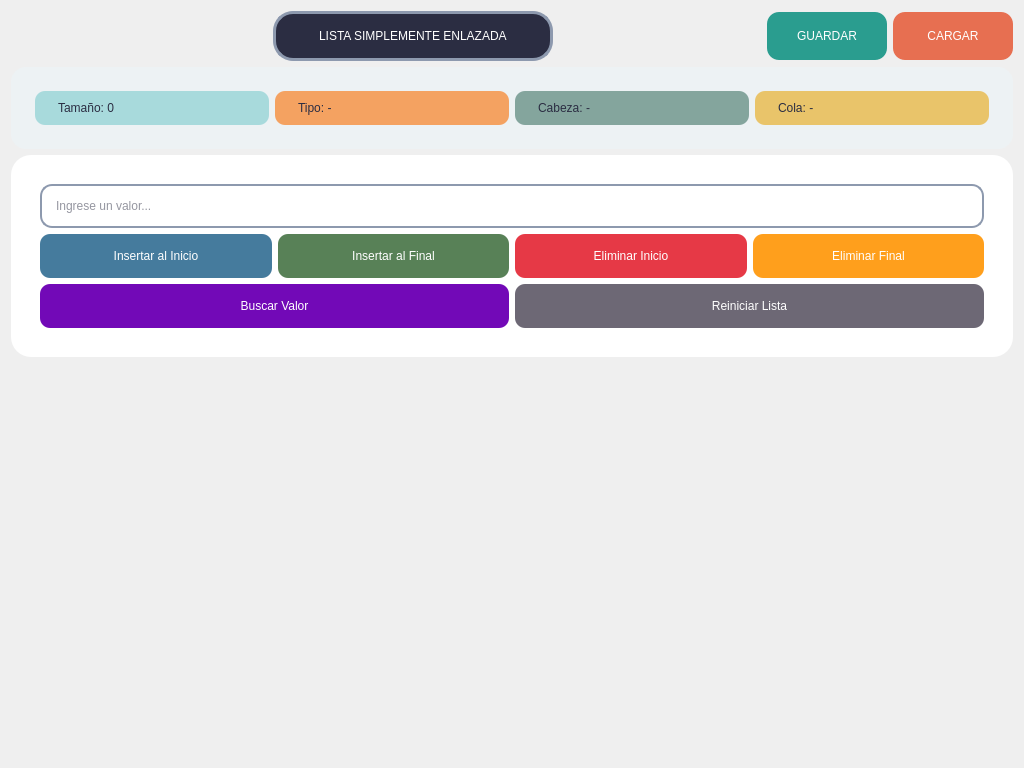
<?xml version="1.0" encoding="UTF-8"?>
<ui version="4.0">
 <class>ListaSimpleView</class>
 <widget class="QWidget" name="ListaSimpleView">
  <property name="geometry">
   <rect>
    <x>0</x>
    <y>0</y>
    <width>1024</width>
    <height>768</height>
   </rect>
  </property>
  <property name="windowTitle">
   <string>Lista Simplemente Enlazada</string>
  </property>
  <property name="styleSheet">
   <string notr="true"/>
  </property>
  <layout class="QVBoxLayout" name="mainLayout">
   <item>
    <layout class="QHBoxLayout" name="contenedor">
     <item>
      <widget class="QPushButton" name="btn_regresar">
       <property name="minimumSize">
        <size>
         <width>48</width>
         <height>48</height>
        </size>
       </property>
       <property name="styleSheet">
        <string notr="true">QPushButton {
    border: none;
    background-image: url(:/resources/back_arrow.png);
    background-repeat: no-repeat;
    background-position: center;
    border-radius: 24px;
}
QPushButton:hover {
    background-color: #e9ecef;
}
QPushButton:pressed {
    background-color: #dee2e6;
}</string>
       </property>
       <property name="text">
        <string/>
       </property>
      </widget>
     </item>
     <item>
      <spacer name="horizontalSpacer">
       <property name="orientation">
        <enum>Qt::Orientation::Horizontal</enum>
       </property>
       <property name="sizeHint" stdset="0">
        <size>
         <width>40</width>
         <height>20</height>
        </size>
       </property>
      </spacer>
     </item>
     <item>
      <widget class="QLabel" name="label_title">
       <property name="styleSheet">
        <string notr="true">font: 700 28pt &quot;Segoe UI&quot;;
color: #ffffff;
background-color: #2b2d42;
padding: 15px 40px;
border-radius: 20px;
border: 3px solid #8d99ae;</string>
       </property>
       <property name="text">
        <string>LISTA SIMPLEMENTE ENLAZADA</string>
       </property>
      </widget>
     </item>
     <item>
      <spacer name="horizontalSpacer_2">
       <property name="orientation">
        <enum>Qt::Orientation::Horizontal</enum>
       </property>
       <property name="sizeHint" stdset="0">
        <size>
         <width>40</width>
         <height>20</height>
        </size>
       </property>
      </spacer>
     </item>
     <item>
      <widget class="QPushButton" name="btn_guardar">
       <property name="minimumSize">
        <size>
         <width>120</width>
         <height>48</height>
        </size>
       </property>
       <property name="styleSheet">
        <string notr="true">QPushButton {
    background-color: #2a9d8f;
    color: white;
    border: none;
    border-radius: 12px;
    font: 700 12pt &quot;Segoe UI&quot;;
    padding: 12px;
}
QPushButton:hover {
    background-color: #21867a;
    padding: 10px;
}
QPushButton:pressed {
    background-color: #1a6b5f;
}</string>
       </property>
       <property name="text">
        <string>GUARDAR</string>
       </property>
      </widget>
     </item>
     <item>
      <widget class="QPushButton" name="btn_cargar">
       <property name="minimumSize">
        <size>
         <width>120</width>
         <height>48</height>
        </size>
       </property>
       <property name="styleSheet">
        <string notr="true">QPushButton {
    background-color: #e76f51;
    color: white;
    border: none;
    border-radius: 12px;
    font: 700 12pt &quot;Segoe UI&quot;;
    padding: 12px;
}
QPushButton:hover {
    background-color: #d1583a;
    padding: 10px;
}
QPushButton:pressed {
    background-color: #b2492f;
}</string>
       </property>
       <property name="text">
        <string>CARGAR</string>
       </property>
      </widget>
     </item>
    </layout>
   </item>
   <item>
    <widget class="QFrame" name="infoFrame">
     <property name="styleSheet">
      <string notr="true">background-color: #edf2f4;
border-radius: 15px;
padding: 15px;</string>
     </property>
     <layout class="QHBoxLayout" name="infoLayout">
      <item>
       <widget class="QLabel" name="lbl_tamaño">
        <property name="styleSheet">
         <string notr="true">font: 700 14pt &quot;Segoe UI&quot;;
color: #2b2d42;
background-color: #a8dadc;
padding: 10px 20px;
border-radius: 10px;</string>
        </property>
        <property name="text">
         <string>Tamaño: 0</string>
        </property>
       </widget>
      </item>
      <item>
       <widget class="QLabel" name="lbl_tipo">
        <property name="styleSheet">
         <string notr="true">font: 700 14pt &quot;Segoe UI&quot;;
color: #2b2d42;
background-color: #f4a261;
padding: 10px 20px;
border-radius: 10px;</string>
        </property>
        <property name="text">
         <string>Tipo: -</string>
        </property>
       </widget>
      </item>
      <item>
       <widget class="QLabel" name="lbl_cabeza">
        <property name="styleSheet">
         <string notr="true">font: 700 14pt &quot;Segoe UI&quot;;
color: #2b2d42;
background-color: #84a59d;
padding: 10px 20px;
border-radius: 10px;</string>
        </property>
        <property name="text">
         <string>Cabeza: -</string>
        </property>
       </widget>
      </item>
      <item>
       <widget class="QLabel" name="lbl_cola">
        <property name="styleSheet">
         <string notr="true">font: 700 14pt &quot;Segoe UI&quot;;
color: #2b2d42;
background-color: #e9c46a;
padding: 10px 20px;
border-radius: 10px;</string>
        </property>
        <property name="text">
         <string>Cola: -</string>
        </property>
       </widget>
      </item>
     </layout>
    </widget>
   </item>
   <item>
    <widget class="QFrame" name="controlFrame">
     <property name="styleSheet">
      <string notr="true">background-color: #ffffff;
border-radius: 20px;
padding: 20px;</string>
     </property>
     <layout class="QVBoxLayout" name="controlLayout">
      <item>
       <widget class="QLineEdit" name="input_valor">
        <property name="styleSheet">
         <string notr="true">font: 16pt &quot;Segoe UI&quot;;
border: 2px solid #8d99ae;
border-radius: 12px;
padding: 12px;
color: #2b2d42;</string>
        </property>
        <property name="placeholderText">
         <string>Ingrese un valor...</string>
        </property>
       </widget>
      </item>
      <item>
       <layout class="QHBoxLayout" name="buttonLayout">
        <item>
         <widget class="QPushButton" name="btn_insertar_inicio">
          <property name="styleSheet">
           <string notr="true">QPushButton {
    background-color: #457b9d;
    color: white;
    border: none;
    border-radius: 10px;
    padding: 15px;
    font: 700 14pt &quot;Segoe UI&quot;;
}
QPushButton:hover {
    background-color: #3a6a8a;
    padding: 13px;
}
QPushButton:pressed {
    background-color: #2f556e;
}</string>
          </property>
          <property name="text">
           <string>Insertar al Inicio</string>
          </property>
         </widget>
        </item>
        <item>
         <widget class="QPushButton" name="btn_insertar_final">
          <property name="styleSheet">
           <string notr="true">QPushButton {
    background-color: #588157;
    color: white;
    border: none;
    border-radius: 10px;
    padding: 15px;
    font: 700 14pt &quot;Segoe UI&quot;;
}
QPushButton:hover {
    background-color: #476646;
    padding: 13px;
}
QPushButton:pressed {
    background-color: #364d35;
}</string>
          </property>
          <property name="text">
           <string>Insertar al Final</string>
          </property>
         </widget>
        </item>
        <item>
         <widget class="QPushButton" name="btn_eliminar_inicio">
          <property name="styleSheet">
           <string notr="true">QPushButton {
    background-color: #e63946;
    color: white;
    border: none;
    border-radius: 10px;
    padding: 15px;
    font: 700 14pt &quot;Segoe UI&quot;;
}
QPushButton:hover {
    background-color: #c5303a;
    padding: 13px;
}
QPushButton:pressed {
    background-color: #a3262f;
}</string>
          </property>
          <property name="text">
           <string>Eliminar Inicio</string>
          </property>
         </widget>
        </item>
        <item>
         <widget class="QPushButton" name="btn_eliminar_final">
          <property name="styleSheet">
           <string notr="true">QPushButton {
    background-color: #ff9f1c;
    color: white;
    border: none;
    border-radius: 10px;
    padding: 15px;
    font: 700 14pt &quot;Segoe UI&quot;;
}
QPushButton:hover {
    background-color: #e08d17;
    padding: 13px;
}
QPushButton:pressed {
    background-color: #c27a13;
}</string>
          </property>
          <property name="text">
           <string>Eliminar Final</string>
          </property>
         </widget>
        </item>
       </layout>
      </item>
      <item>
       <layout class="QHBoxLayout" name="actionLayout">
        <item>
         <widget class="QPushButton" name="btn_buscar">
          <property name="styleSheet">
           <string notr="true">QPushButton {
    background-color: #7209b7;
    color: white;
    border: none;
    border-radius: 10px;
    padding: 15px;
    font: 700 14pt &quot;Segoe UI&quot;;
}
QPushButton:hover {
    background-color: #5e079c;
    padding: 13px;
}
QPushButton:pressed {
    background-color: #4a067f;
}</string>
          </property>
          <property name="text">
           <string>Buscar Valor</string>
          </property>
         </widget>
        </item>
        <item>
         <widget class="QPushButton" name="btn_reiniciar">
          <property name="styleSheet">
           <string notr="true">QPushButton {
    background-color: #6d6875;
    color: white;
    border: none;
    border-radius: 10px;
    padding: 15px;
    font: 700 14pt &quot;Segoe UI&quot;;
}
QPushButton:hover {
    background-color: #5a5660;
    padding: 13px;
}
QPushButton:pressed {
    background-color: #47444b;
}</string>
          </property>
          <property name="text">
           <string>Reiniciar Lista</string>
          </property>
         </widget>
        </item>
       </layout>
      </item>
     </layout>
    </widget>
   </item>
   <item>
    <widget class="QScrollArea" name="scrollArea">
     <property name="styleSheet">
      <string notr="true">border: none;
background: transparent;</string>
     </property>
     <property name="widgetResizable">
      <bool>true</bool>
     </property>
     <widget class="QWidget" name="contenedorLista">
      <property name="geometry">
       <rect>
        <x>0</x>
        <y>0</y>
        <width>1000</width>
        <height>322</height>
       </rect>
      </property>
      <property name="styleSheet">
       <string notr="true">background: transparent;</string>
      </property>
      <layout class="QHBoxLayout" name="listaLayout">
       <property name="spacing">
        <number>30</number>
       </property>
      </layout>
     </widget>
    </widget>
   </item>
  </layout>
 </widget>
 <resources>
  <include location="../resources.qrc"/>
 </resources>
 <connections/>
</ui>
